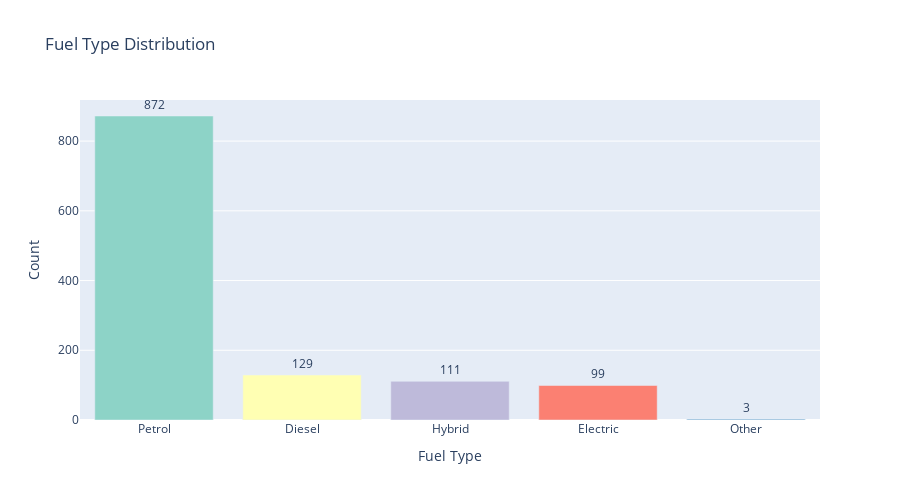

Notebook source saved alongside this figure:
### Markdown cell above
## 4.3 Fuel Type Distribution

### Code cell
fuel_counts = df_clean['Fuel_Type'].value_counts().reset_index()
fuel_counts.columns = ['Fuel_Type', 'Count']

fig = px.bar(fuel_counts, x='Fuel_Type', y='Count',
             title='Fuel Type Distribution',
             color='Fuel_Type',
             text='Count',
             color_discrete_sequence=px.colors.qualitative.Set3)

fig.update_traces(textposition='outside')
fig.update_layout(showlegend=False, height=500)
fig.update_xaxes(title='Fuel Type')
fig.update_yaxes(title='Count')
fig.show()

### Figure 1 — Plotly figure (JSON) as saved in the notebook; plotly's stock layout.template omitted (floating-point values rounded to 4 significant figures)
{"data": [{"alignmentgroup": "True", "hovertemplate": "Fuel_Type=%{x}<br>Count=%{text}<extra></extra>", "legendgroup": "Petrol", "marker": {"color": "rgb(141,211,199)", "pattern": {"shape": ""}}, "name": "Petrol", "offsetgroup": "Petrol", "orientation": "v", "showlegend": true, "text": [872], "textposition": "outside", "type": "bar", "x": ["Petrol"], "xaxis": "x", "y": [872], "yaxis": "y"}, {"alignmentgroup": "True", "hovertemplate": "Fuel_Type=%{x}<br>Count=%{text}<extra></extra>", "legendgroup": "Diesel", "marker": {"color": "rgb(255,255,179)", "pattern": {"shape": ""}}, "name": "Diesel", "offsetgroup": "Diesel", "orientation": "v", "showlegend": true, "text": [129], "textposition": "outside", "type": "bar", "x": ["Diesel"], "xaxis": "x", "y": [129], "yaxis": "y"}, {"alignmentgroup": "True", "hovertemplate": "Fuel_Type=%{x}<br>Count=%{text}<extra></extra>", "legendgroup": "Hybrid", "marker": {"color": "rgb(190,186,218)", "pattern": {"shape": ""}}, "name": "Hybrid", "offsetgroup": "Hybrid", "orientation": "v", "showlegend": true, "text": [111], "textposition": "outside", "type": "bar", "x": ["Hybrid"], "xaxis": "x", "y": [111], "yaxis": "y"}, {"alignmentgroup": "True", "hovertemplate": "Fuel_Type=%{x}<br>Count=%{text}<extra></extra>", "legendgroup": "Electric", "marker": {"color": "rgb(251,128,114)", "pattern": {"shape": ""}}, "name": "Electric", "offsetgroup": "Electric", "orientation": "v", "showlegend": true, "text": [99], "textposition": "outside", "type": "bar", "x": ["Electric"], "xaxis": "x", "y": [99], "yaxis": "y"}, {"alignmentgroup": "True", "hovertemplate": "Fuel_Type=%{x}<br>Count=%{text}<extra></extra>", "legendgroup": "Other", "marker": {"color": "rgb(128,177,211)", "pattern": {"shape": ""}}, "name": "Other", "offsetgroup": "Other", "orientation": "v", "showlegend": true, "text": [3], "textposition": "outside", "type": "bar", "x": ["Other"], "xaxis": "x", "y": [3], "yaxis": "y"}], "layout": {"barmode": "relative", "height": 500, "legend": {"title": {"text": "Fuel_Type"}, "tracegroupgap": 0}, "showlegend": false, "title": {"text": "Fuel Type Distribution"}, "xaxis": {"anchor": "y", "categoryarray": ["Petrol", "Diesel", "Hybrid", "Electric", "Other"], "categoryorder": "array", "domain": [0, 1], "title": {"text": "Fuel Type"}}, "yaxis": {"anchor": "x", "domain": [0, 1], "title": {"text": "Count"}}}}
